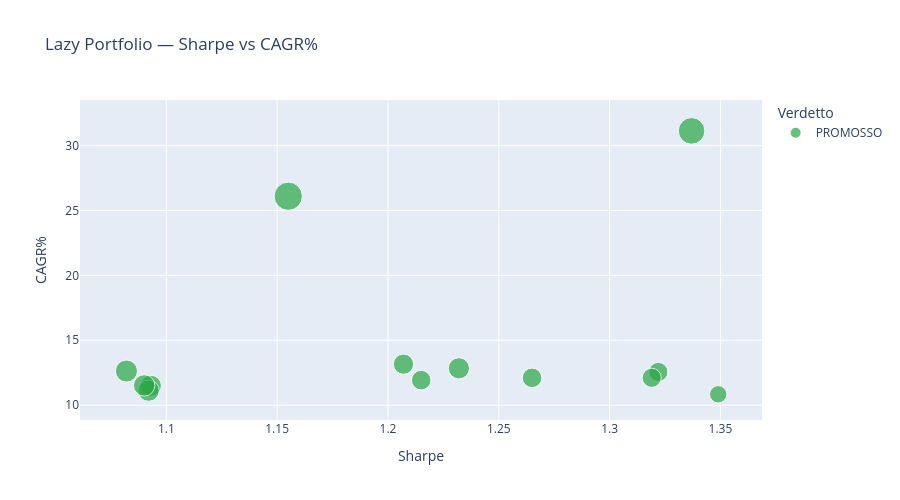

The cell this chart's notebook holds for it:
### Markdown cell above
## §3 — Scatter Sharpe vs CAGR%

### Code cell
fig = px.scatter(
    df, x='Sharpe', y='CAGR%',
    color='Verdetto',
    color_discrete_map={'PROMOSSO': '#28a745', 'RIGETTATO': '#dc3545'},
    hover_name='Nome',
    hover_data=['MaxDD%', 'StabilityCV', 'DSR', 'BestFreq'],
    size='MaxDD%',
    title='Lazy Portfolio — Sharpe vs CAGR%'
)
fig.update_layout(height=500)
fig.show()

### Figure 1 — Plotly figure (JSON) as saved in the notebook; plotly's stock layout.template omitted (floating-point values rounded to 4 significant figures)
{"data": [{"customdata": [[17.66, 1.312, 1.349, "Y"], [41.5, 1.277, 1.337, "W"], [21.5, 1.331, 1.322, "Y"], [21.52, 0.862, 1.319, "Y"], [22.39, 1.446, 1.265, "Y"], [26.32, 0.859, 1.232, "Y"], [22.32, 1.679, 1.215, "Y"], [24.17, 1.318, 1.207, "Y"], [46.85, 1.475, 1.155, "W"], [26.24, 1.158, 1.093, "Q"], [26.5, 0.714, 1.092, "W"], [26.91, 1.263, 1.09, "Q"], [28.57, 1.365, 1.082, "Q"]], "hovertemplate": "<b>%{hovertext}</b><br><br>Verdetto=PROMOSSO<br>Sharpe=%{x}<br>CAGR%=%{y}<br>MaxDD%=%{customdata[0]}<br>StabilityCV=%{customdata[1]}<br>DSR=%{customdata[2]}<br>BestFreq=%{customdata[3]}<extra></extra>", "hovertext": ["greta_alt_C", "my_portfolio_test", "greta_base_spy_portfolio", "greta_base_spy_portfolio_etf_ita", "greta_alt_B", "greta_alt_emdiv", "greta_alt_A", "greta_alt_emdiv_test", "robohuman_portfolio", "PTF_NO_OVERLAP_IEF", "my_portfolio_XX", "PTF_NO_OVERLAP_SHY", "ETF_PORT"], "legendgroup": "PROMOSSO", "marker": {"color": "#28a745", "size": [17.66, 41.5, 21.5, 21.52, 22.39, 26.32, 22.32, 24.17, 46.85, 26.24, 26.5, 26.91, 28.57], "sizemode": "area", "sizeref": 0.1171, "symbol": "circle"}, "mode": "markers", "name": "PROMOSSO", "orientation": "v", "showlegend": true, "type": "scatter", "x": [1.349, 1.337, 1.322, 1.319, 1.265, 1.232, 1.215, 1.207, 1.155, 1.093, 1.092, 1.09, 1.082], "xaxis": "x", "y": [10.84, 31.12, 12.56, 12.11, 12.11, 12.84, 11.93, 13.16, 26.09, 11.49, 11.12, 11.52, 12.63], "yaxis": "y"}], "layout": {"height": 500, "legend": {"itemsizing": "constant", "title": {"text": "Verdetto"}, "tracegroupgap": 0}, "title": {"text": "Lazy Portfolio — Sharpe vs CAGR%"}, "xaxis": {"anchor": "y", "domain": [0, 1], "title": {"text": "Sharpe"}}, "yaxis": {"anchor": "x", "domain": [0, 1], "title": {"text": "CAGR%"}}}}
